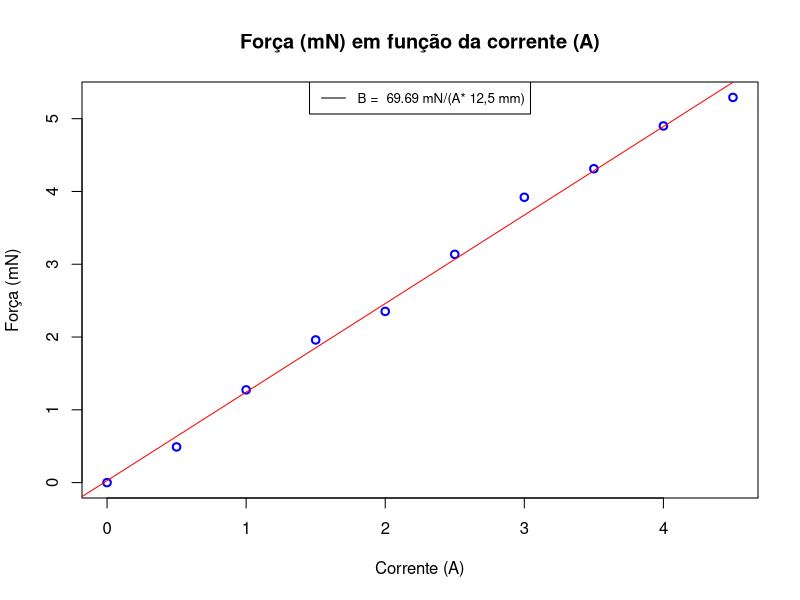
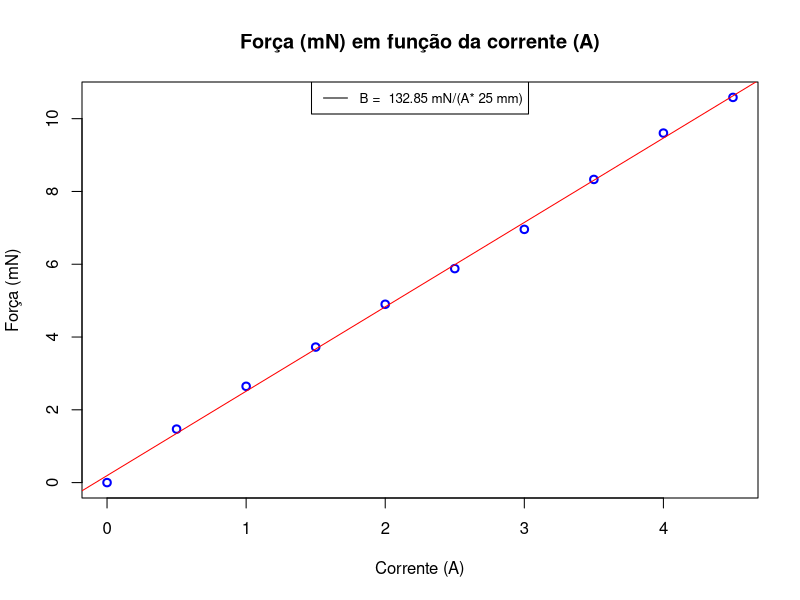
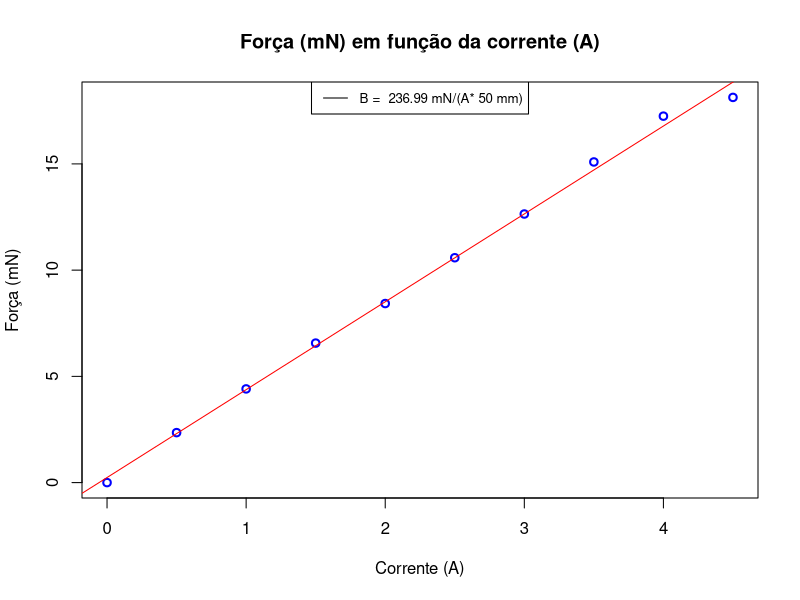
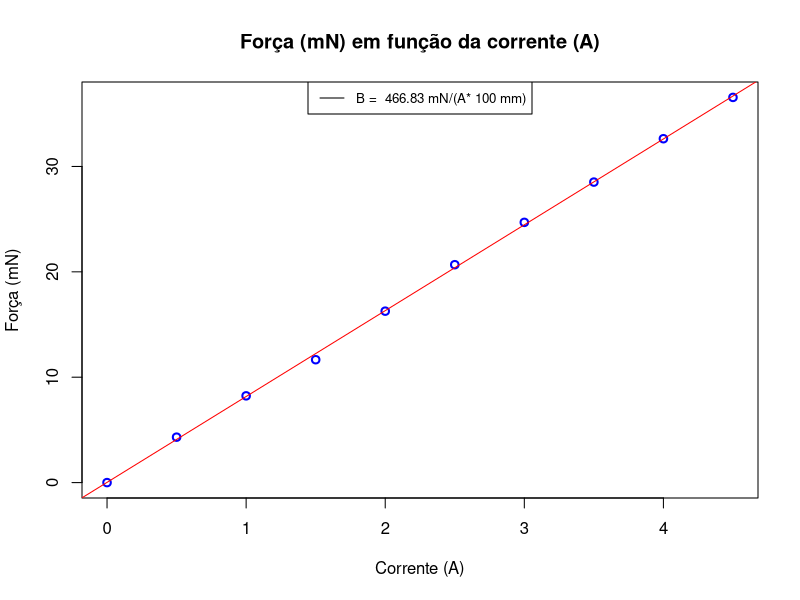
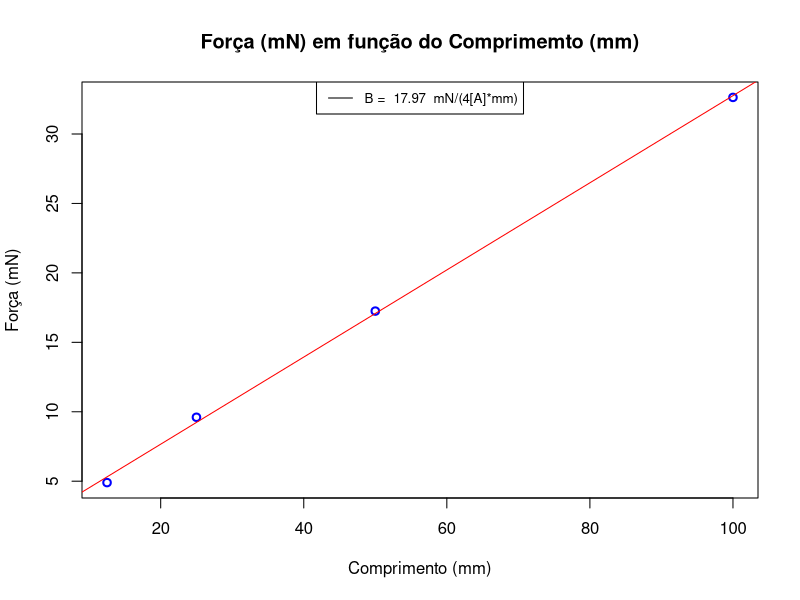

Recreate these plots in R, in order.
# Obtenção dos dados
df <- read.csv("Dataset.csv", header = TRUE, dec = ",")

# Separação dos dados
corrente <- df$Corrente
espira12.5 <- df$Espira12.5.g.
espira25 <- df$Espira25.g.
espira50.1 <- df$Espira50.1.g.
espira50.2 <- df$Espira50.2.g.

######################### Função para plotar os gráficos ###############################

plot_grafic <- function(x, y, z) {
  plot(x, y, main = "Força (mN) em função da corrente (A)", xlab = "Corrente (A)", ylab = "Força (mN)", lwd = 2, col = "blue")
  
  fit <- lsfit(x, y)
  abline(fit, col = "red")
  
  coef <- coef(fit)
  
  # Cálculo do ângulo da inclinação
  angle_rad <- coef[2]  # coef[2] é o coeficiente angular, ou seja, o valor do campo
  angle_deg <- angle_rad * (180 / pi)  # Convertendo para graus
  
  legend("top", legend = paste("B = ", round(angle_deg, 2), paste("mN/(A*",z,"mm)")), col = "black", lty = 1, cex = 0.8)
}

######################## Ajuste de força #############################################

force <- function(x, L, d) {
  x <- (x - x[1]) * 9.8  # Ajuste da força conforme seu código original
  
  # Ajuste de força
  plot_grafic(corrente, x, d)
  
  # Cálculo do ângulo de inclinação por unidade de comprimento (L)
  angle_per_length <- (x / (corrente * L)) * (180 / pi)  # Convertendo para graus
  
  return(angle_per_length)
}

# Define o comprimento L
length_12.5 <- 12.5
length_25 <- 25
length_50.1 <- 50
length_50.2 <- 100 
length <- c(12.5, 25, 50, 100)

# Chamada de função

# Gráfico da espira de 12.5mm
angle_per_length_12.5 <- force(espira12.5, length_12.5, '12,5')

# Gráfico da espira de 25mm
angle_per_length_25 <- force(espira25, length_25, '25')

# Gráfico da espira de 50.1mm
angle_per_length_50.1 <- force(espira50.1, length_50.1, '50')

# Gráfico da espira de 50.2mm
angle_per_length_50.2 <- force(espira50.2, length_50.2, '100')


# função para plotar os gráficos de 
plot_grafic2 <- function(x, y, z) {
  plot(x, y, main = "Força (mN) em função do Comprimemto (mm)", xlab = "Comprimento (mm)", ylab = "Força (mN)", lwd = 2, col = "blue")
  
  fit <- lsfit(x, y)
  abline(fit, col = "red")
  
  coef <- coef(fit)
  
  # Cálculo do ângulo da inclinação
  angle_rad <- coef[2]  # coef[2] é o coeficiente angular, ou seja, o valor do campo
  angle_deg <- angle_rad * (180 / pi)  # Convertendo para graus
  
  legend("top", legend = paste("B = ", round(angle_deg, 2), paste(z, "mN/(4[A]*mm)")), col = "black", lty = 1, cex = 0.8)
}

# Ajuste de força em função do comprimento para corrente constante
force_vs_length <- function() {
  a <- ((espira12.5 - espira12.5[1]) * 9.8)[9]
  b <- ((espira25 - espira25[1]) * 9.8)[9]
  c <- ((espira50.1 - espira50.1[1]) * 9.8)[9]
  d <- ((espira50.2 - espira50.2[1]) * 9.8)[9]
  
  # Ajuste de força
  plot_grafic2(length, c(a, b, c, d), '')
}

# Gráfico das espiras
force_vs_length()
